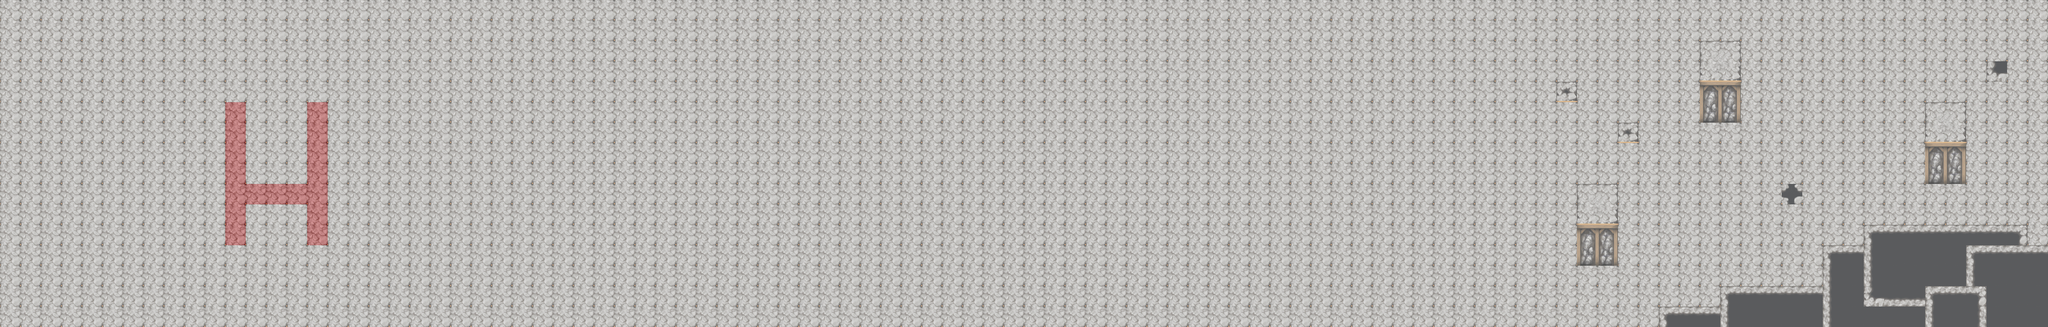

This is a level from a 2D game, rendered from its Tiled map with the project's own tilesets. A one-line summary and the map file follow, with tile-layer data summarised:
An orthogonal 100x16 tile map with 32x32 px tiles, 3 tile layers (floor, object, obstacle), 2 tilesets.

<map version="1.2" tiledversion="1.3.2" orientation="orthogonal" renderorder="right-down" compressionlevel="0" width="100" height="16" tilewidth="32" tileheight="32" infinite="0" nextlayerid="10" nextobjectid="1">
 <editorsettings>
  <export target="mines.csv" format="csv" />
 </editorsettings>
 <tileset firstgid="1" name="collission" tilewidth="32" tileheight="32" tilecount="2" columns="2">
  <image source="../gfx/obstacle.png" width="64" height="32" />
 </tileset>
 <tileset firstgid="3" name="tileset_map" tilewidth="32" tileheight="32" tilecount="1736" columns="56">
  <image source="../gfx/tileset_map.png" width="1792" height="992" />
 </tileset>
 <layer id="7" name="floor" width="100" height="16">
  <data>[1600 cells, 1600 non-empty, 20 distinct tile ids]</data>
 </layer>
 <layer id="8" name="object" width="100" height="16">
  <data>[1600 cells, 0 non-empty, 0 distinct tile ids]</data>
 </layer>
 <layer id="9" name="obstacle" width="100" height="16" opacity="0.3">
  <data>[1600 cells, 1600 non-empty, 2 distinct tile ids]</data>
 </layer>
</map>
